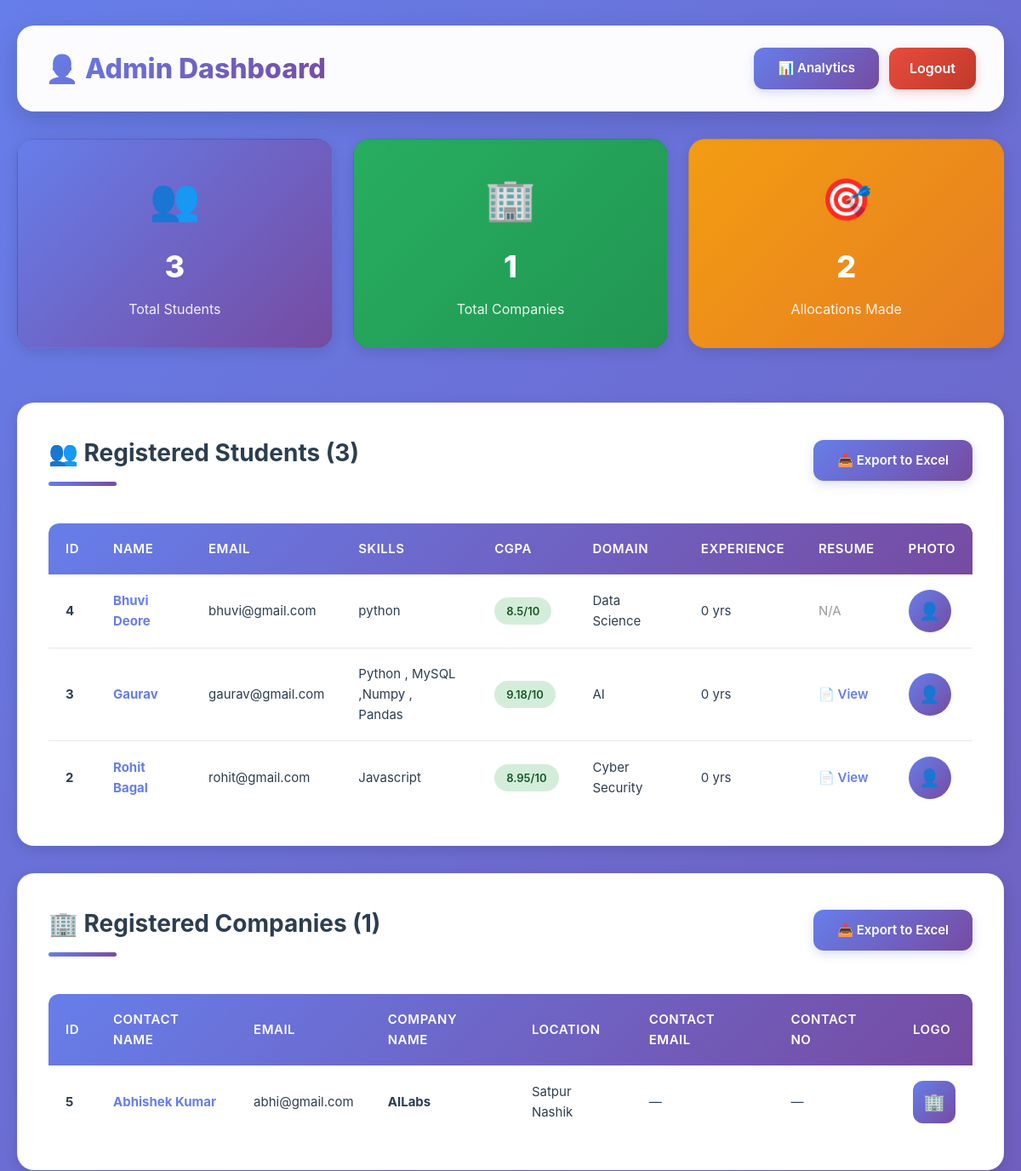
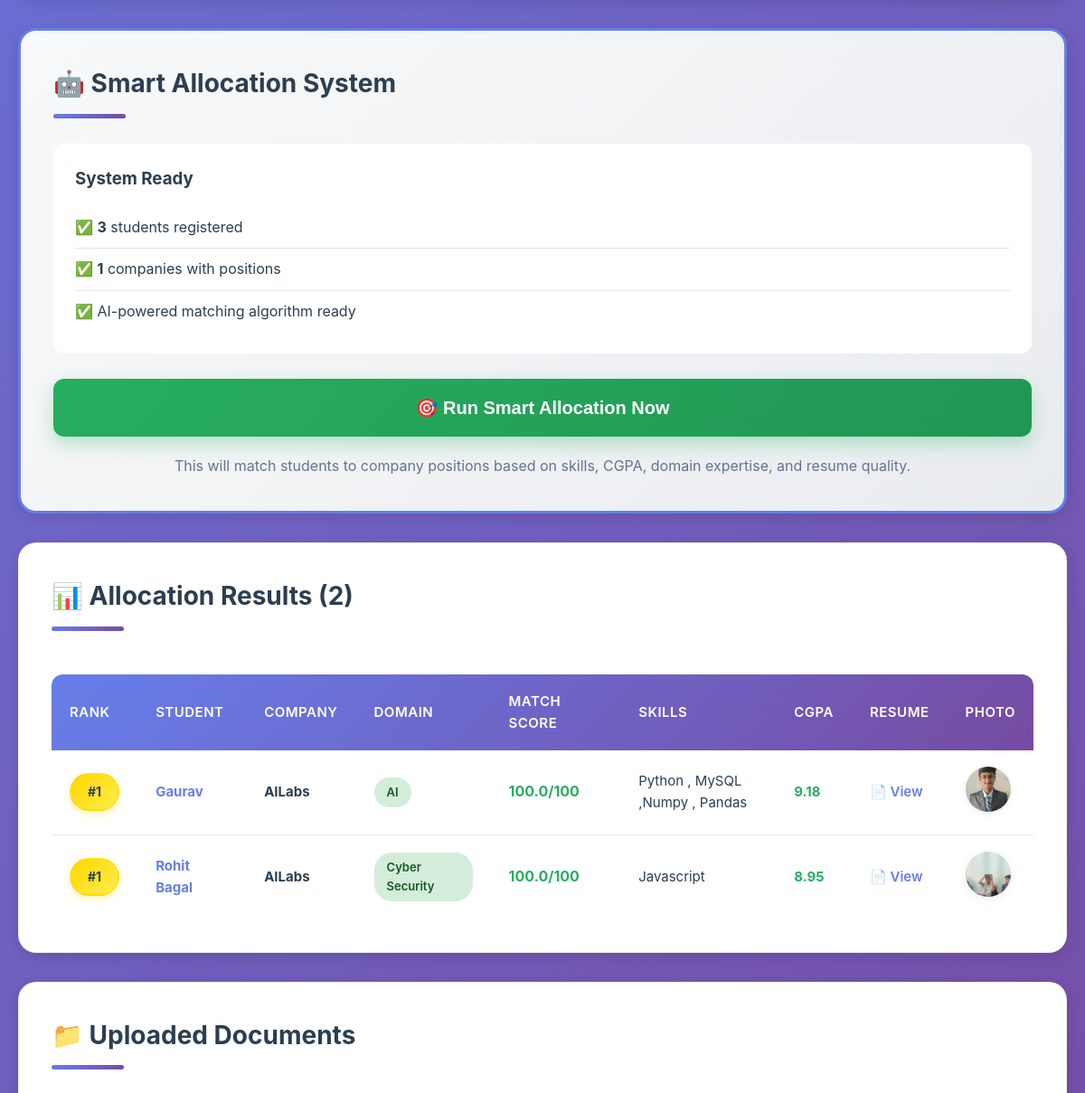
The app's page /admin/dashboard (signed in, upper part), older data (2 pictures, top to bottom).
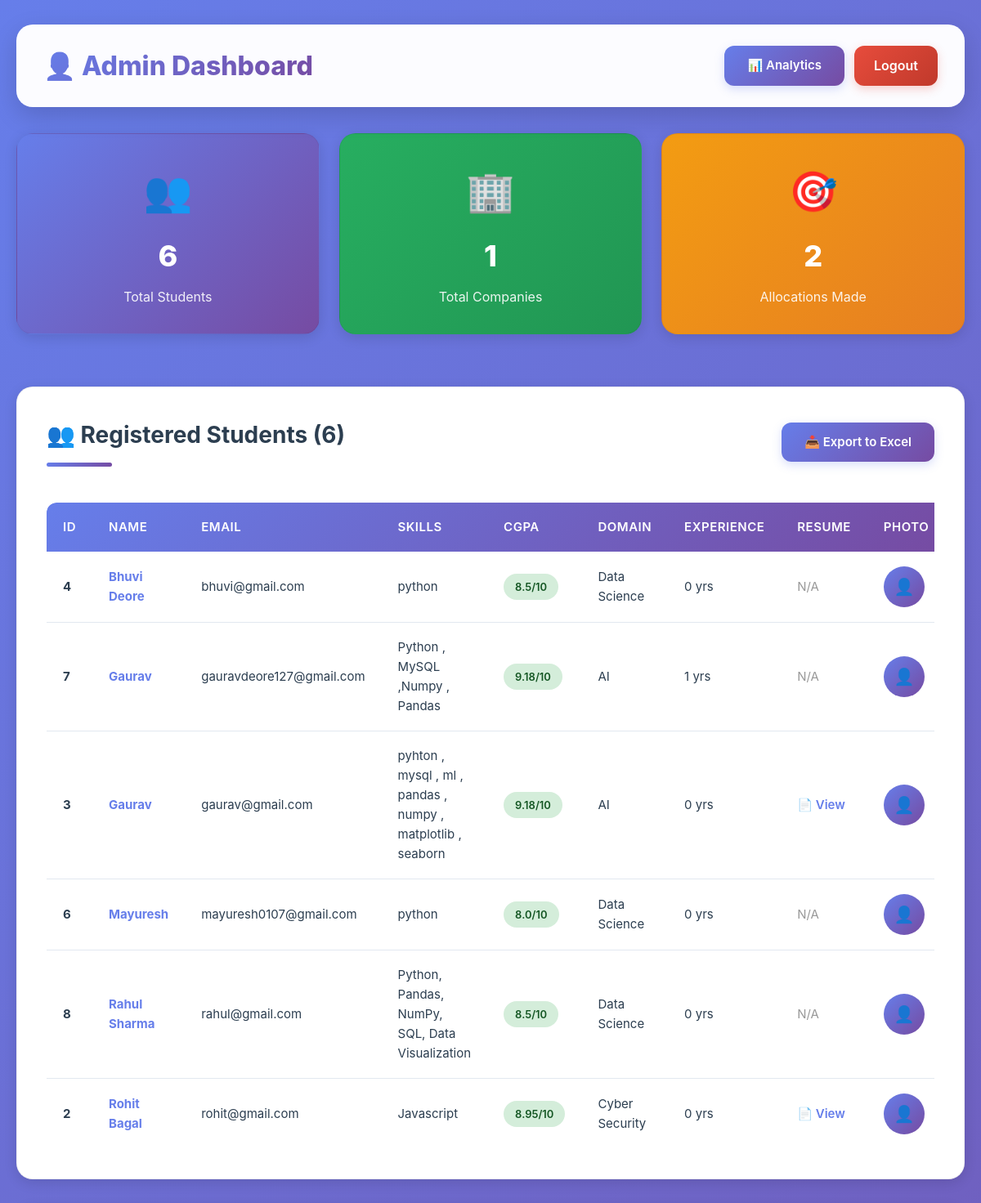
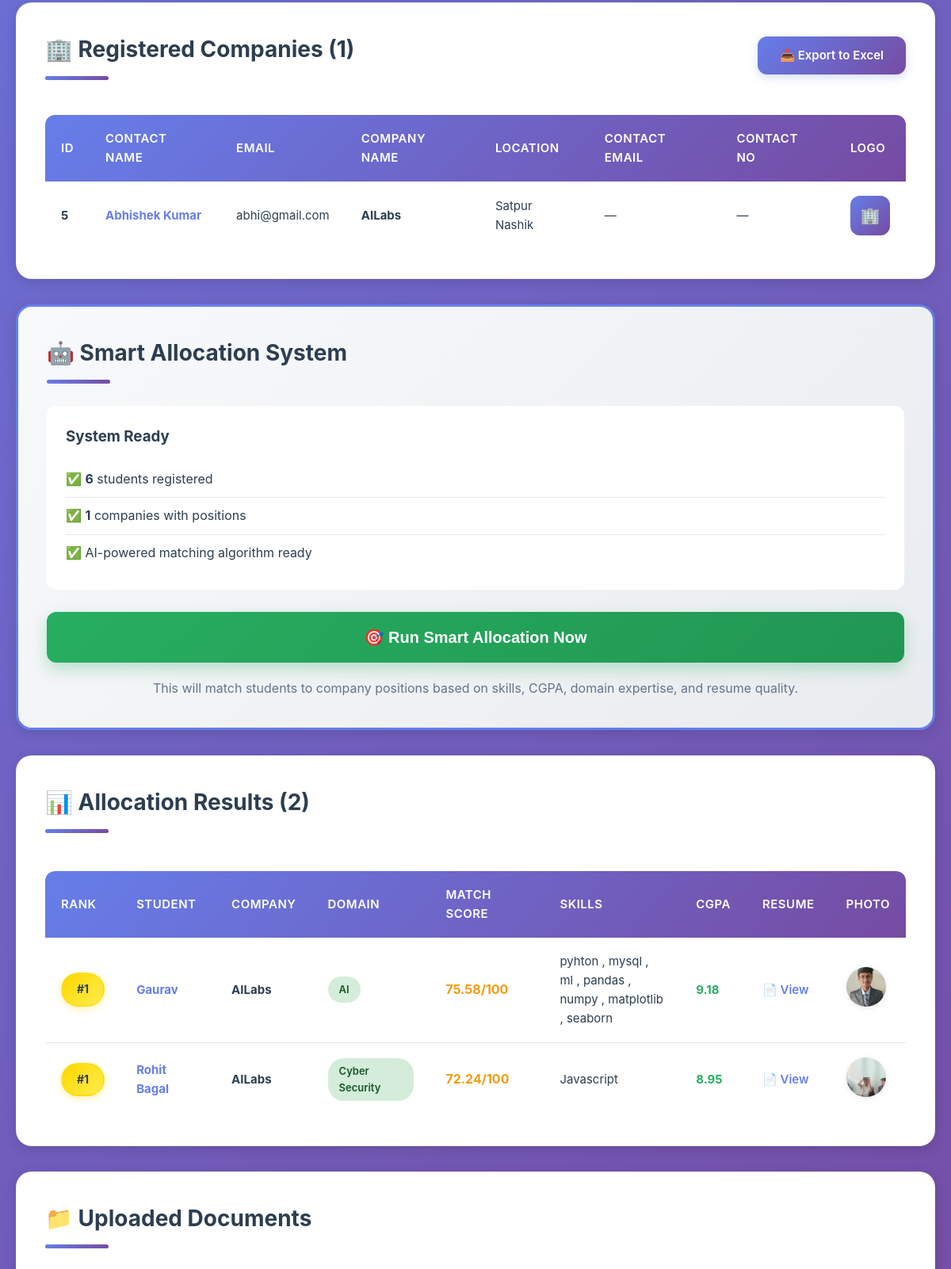
The same page, newer data (2 pictures, top to bottom).
### tables this page shows
CREATE TABLE student_profile (
            user_id INTEGER PRIMARY KEY,
            skills TEXT,
            cgpa REAL DEFAULT 0,
            interest_domain TEXT,
            experience_years INTEGER DEFAULT 0,
            resume_path TEXT,
            past_education TEXT,
            profile_photo TEXT,
            extracted_skills TEXT,
            FOREIGN KEY(user_id) REFERENCES users(user_id) ON DELETE CASCADE
        );

CREATE TABLE users (
            user_id INTEGER PRIMARY KEY AUTOINCREMENT,
            name TEXT NOT NULL,
            email TEXT NOT NULL UNIQUE,
            password TEXT NOT NULL,
            role TEXT NOT NULL CHECK(role IN ('student','company','admin'))
        );

CREATE TABLE company_profile (
            user_id INTEGER PRIMARY KEY,
            company_name TEXT,
            location TEXT,
            contact_email TEXT,
            contact_no TEXT,
            profile_logo TEXT,
            FOREIGN KEY(user_id) REFERENCES users(user_id) ON DELETE CASCADE
        );

CREATE TABLE allocations (
            allocation_id INTEGER PRIMARY KEY AUTOINCREMENT,
            student_id INTEGER NOT NULL,
            company_id INTEGER NOT NULL,
            position_id INTEGER NOT NULL,
            score REAL,
            rank INTEGER,
            UNIQUE(student_id),
            FOREIGN KEY(student_id) REFERENCES users(user_id),
            FOREIGN KEY(company_id) REFERENCES users(user_id),
            FOREIGN KEY(position_id) REFERENCES company_positions(position_id)
        );

CREATE TABLE company_positions (
            position_id INTEGER PRIMARY KEY AUTOINCREMENT,
            company_id INTEGER,
            domain TEXT,
            required_skills TEXT,
            min_cgpa REAL DEFAULT 0,
            positions INTEGER DEFAULT 0,
            stipend INTEGER DEFAULT 0,
            FOREIGN KEY(company_id) REFERENCES users(user_id) ON DELETE CASCADE
        );

### app.py (the view)
@app.route('/admin/dashboard')
@role_required('admin')
def admin_dashboard():
    with get_connection() as conn:
        students = conn.execute("""
            SELECT u.user_id, u.name, u.email, sp.skills, sp.cgpa,
                   sp.interest_domain, sp.experience_years, sp.resume_path, sp.profile_photo
            FROM users u
            LEFT JOIN student_profile sp ON u.user_id = sp.user_id
            WHERE u.role = 'student'
            ORDER BY u.name
        """).fetchall()
        companies = conn.execute("""
            SELECT u.user_id, u.name, u.email, cp.company_name, cp.location
            FROM users u
            LEFT JOIN company_profile cp ON u.user_id = cp.user_id
            WHERE u.role = 'company'
            ORDER BY u.name
        """).fetchall()
        allocations = conn.execute("""
            SELECT u.name, cp.company_name, pos.domain, a.score, a.rank,
                   sp.resume_path, u.email, sp.profile_photo, sp.skills, sp.cgpa
            FROM allocations a
            JOIN users u ON a.student_id = u.user_id
            JOIN company_profile cp ON a.company_id = cp.user_id
            JOIN company_positions pos ON a.position_id = pos.position_id
            JOIN student_profile sp ON a.student_id = sp.user_id
            ORDER BY a.rank
        """).fetchall()
    return render_template('admin_dashboard.html',
                          students=students,
                          companies=companies,
                          allocations=allocations)

### app.py (called while the page is built)
def role_required(required_role):
    def decorator(f):
        @wraps(f)
        def decorated_function(*args, **kwargs):
            if 'user_id' not in session:
                flash("Please log in to access this page.", "error")
                return redirect(url_for('login'))
            if session.get('role') != required_role:
                flash(f"Access denied. This page is for {required_role}s only.", "error")
                return render_template('403.html'), 403
            return f(*args, **kwargs)
        return decorated_function
    return decorator

def get_connection():
    return sqlite3.connect("platform.db")

### templates/admin_dashboard.html (shortened to what the changed rows need)
<!DOCTYPE html>
<html lang="en">
<head>
    <link rel="stylesheet" href="{{ url_for('static', filename='css/style.css') }}">
</head>
<body>
    <div class="container">
        <div class="header">
            <h1>👨‍💼 Admin Dashboard</h1>
        </div>
        <div style="display: grid; grid-template-columns: repeat(auto-fit, minmax(250px, 1fr)); gap: 24px; margin-bottom: 32px;">
            <div class="card" style="text-align: center; padding: 32px; background: linear-gradient(135deg, #667eea 0%, #764ba2 100%); color: white;">
                <div style="font-size: 48px; margin-bottom: 12px;">👥</div>
                <h3 style="font-size: 36px; font-weight: 800; margin-bottom: 8px;">{{ students|length }}</h3>
                <p style="font-size: 16px; opacity: 0.9;">Total Students</p>
            </div>
        </div>
        <div class="card">
            <div style="display: flex; justify-content: space-between; align-items: center; margin-bottom: 24px;">
                <h2 style="margin: 0;">👥 Registered Students ({{ students|length }})</h2>
                <a href="/admin/export_students" class="btn">📥 Export to Excel</a>
            </div>
            {% if students %}
            <div style="overflow-x: auto;">
                <table>
                    <thead>
                        <tr>
                            <th>ID</th>
                            <th>Name</th>
                            <th>Email</th>
                            <th>Skills</th>
                            <th>CGPA</th>
                            <th>Domain</th>
                            <th>Experience</th>
                            <th>Resume</th>
                            <th>Photo</th>
                        </tr>
                    </thead>
                    <tbody>
                        {% for s in students %}
                        <tr>
                            <td><strong>{{ s[0] }}</strong></td>
                            <td><strong style="color: #667eea;">{{ s[1] }}</strong></td>
                            <td>{{ s[2] }}</td>
                            <td style="max-width: 200px; overflow: hidden; text-overflow: ellipsis;">{{ s[3] if s[3] else '—' }}</td>
                            <td>
                                {% if s[4] %}
                                <span class="status-badge {% if s[4] >= 8 %}status-success{% elif s[4] >= 6 %}status-warning{% else %}status-danger{% endif %}">
                                    {{ s[4] }}/10
                                </span>
                                {% else %}
                                —
                                {% endif %}
                            </td>
                            <td>{{ s[5] if s[5] else '—' }}</td>
                            <td>{{ s[6] if s[6] else 0 }} yrs</td>
                            <td>
                                {% if s[7] %}
                                <a href="/uploads/{{ s[7] }}" target="_blank" style="color: #667eea; text-decoration: none; font-weight: 600;">📄 View</a>
                                {% else %}
                                <span style="color: #999;">N/A</span>
                                {% endif %}
                            </td>
                            <td>
                                {% if s[9] %}
                                <img src="/uploads/{{ s[9] }}" alt="Photo" style="width: 50px; height: 50px; border-radius: 50%; object-fit: cover; box-shadow: var(--shadow-sm);">
                                {% else %}
                                <div style="width: 50px; height: 50px; border-radius: 50%; background: var(--primary-gradient); display: flex; align-items: center; justify-content: center; color: white; font-size: 20px;">👤</div>
                                {% endif %}
                            </td>
                        </tr>
                        {% endfor %}
                    </tbody>
                </table>
            </div>
            {% else %}
            <div class="empty-state">
                <p>👥</p>
                <p>No students registered yet.</p>
            </div>
            {% endif %}
        </div>
        <div class="card">
            <div style="display: flex; justify-content: space-between; align-items: center; margin-bottom: 24px;">
                <h2 style="margin: 0;">🏢 Registered Companies ({{ companies|length }})</h2>
            </div>
            {% if companies %}
            <div style="overflow-x: auto;">
                <table>
                    <thead>
                        <tr>
                            <th>ID</th>
                            <th>Contact Name</th>
                            <th>Email</th>
                            <th>Company Name</th>
                            <th>Location</th>
                            <th>Contact Email</th>
                            <th>Contact No</th>
                            <th>Logo</th>
                        </tr>
                    </thead>
                    <tbody>
                        {% for c in companies %}
                        <tr>
                            <td><strong>{{ c[0] }}</strong></td>
                            <td><strong style="color: #667eea;">{{ c[1] }}</strong></td>
                            <td>{{ c[2] }}</td>
                            <td><strong>{{ c[3] if c[3] else '—' }}</strong></td>
                            <td>{{ c[4] if c[4] else '—' }}</td>
                            <td>{{ c[5] if c[5] else '—' }}</td>
                            <td>{{ c[6] if c[6] else '—' }}</td>
                            <td>
                                {% if c[7] %}
                                <img src="/uploads/{{ c[7] }}" alt="Logo" style="width: 50px; height: 50px; border-radius: 12px; object-fit: contain; box-shadow: var(--shadow-sm);">
                                {% else %}
                                <div style="width: 50px; height: 50px; border-radius: 12px; background: var(--primary-gradient); display: flex; align-items: center; justify-content: center; color: white; font-size: 20px;">🏢</div>
                                {% endif %}
                            </td>
                        </tr>
                        {% endfor %}
                    </tbody>
                </table>
            </div>
            {% else %}
            <div class="empty-state">
                <p>🏢</p>
                <p>No companies registered yet.</p>
            </div>
            {% endif %}
        </div>
        <div class="card" style="background: linear-gradient(135deg, #f8f9fa 0%, #e9ecef 100%); border: 3px solid #667eea;">
            <h2>🤖 Smart Allocation System</h2>
            {% if students and companies %}
                <div style="background: white; padding: 24px; border-radius: 12px; margin-bottom: 20px;">
                    <h3 style="margin-bottom: 16px; color: var(--dark-text);">System Ready</h3>
                    <ul style="list-style: none; padding: 0; margin: 0;">
                        <li style="padding: 10px 0; border-bottom: 1px solid var(--border-color);">
                            ✅ <strong>{{ students|length }}</strong> students registered
                        </li>
                        <li style="padding: 10px 0; border-bottom: 1px solid var(--border-color);">
                            ✅ <strong>{{ companies|length }}</strong> companies with positions
                        </li>
                        <li style="padding: 10px 0;">
                            ✅ AI-powered matching algorithm ready
                        </li>
                    </ul>
                </div>
                <form method="POST" action="/admin/run_allocation">
                    <button type="submit" class="btn" style="width: 100%; font-size: 20px; padding: 20px 40px; background: linear-gradient(135deg, #27ae60 0%, #219653 100%); box-shadow: 0 8px 20px rgba(39, 174, 96, 0.3);">
                        🎯 Run Smart Allocation Now
                    </button>
                </form>
                <p style="margin-top: 20px; color: #64748b; text-align: center; line-height: 1.6;">
                    This will match students to company positions based on skills, CGPA, domain expertise, and resume quality.
                </p>
            {% else %}
                <div class="empty-state" style="background: white;">
                    <p>⚠️</p>
                    <p>Need at least 1 student and 1 company with complete profiles to run allocation.</p>
                </div>
            {% endif %}
        </div>
        {% if allocations %}
        <div class="card">
            <h2>📊 Allocation Results ({{ allocations|length }})</h2>
            <div style="overflow-x: auto;">
                <table>
                    <thead>
                        <tr>
                            <th>Rank</th>
                            <th>Student</th>
                            <th>Company</th>
                            <th>Domain</th>
                            <th>Match Score</th>
                            <th>Skills</th>
                            <th>CGPA</th>
                            <th>Resume</th>
                            <th>Photo</th>
                        </tr>
                    </thead>
                    <tbody>
                        {% for a in allocations %}
                        <tr>
                            <td><span class="rank-badge">#{{ a[4] }}</span></td>
                            <td><strong style="color: #667eea;">{{ a[0] }}</strong></td>
                            <td><strong>{{ a[1] }}</strong></td>
                            <td><span class="status-badge status-success">{{ a[2] }}</span></td>
                            <td>
                                <strong style="font-size: 16px; color: {% if a[3] >= 80 %}var(--success-color){% elif a[3] >= 60 %}var(--warning-color){% else %}var(--danger-color){% endif %};">
                                    {{ a[3] }}/100
                                </strong>
                            </td>
                            <td style="max-width: 200px; overflow: hidden; text-overflow: ellipsis;">{{ a[8] }}</td>
                            <td><strong style="color: var(--success-color);">{{ a[9] }}</strong></td>
                            <td>
                                {% if a[5] %}
                                <a href="/uploads/{{ a[5] }}" target="_blank" style="color: #667eea; text-decoration: none; font-weight: 600;">📄 View</a>
                                {% else %}
                                <span style="color: #999;">N/A</span>
                                {% endif %}
                            </td>
                            <td>
                                {% if a[7] %}
                                <img src="/uploads/{{ a[7] }}" style="width: 50px; height: 50px; border-radius: 50%; object-fit: cover; box-shadow: var(--shadow-sm);">
                                {% else %}
                                <div style="width: 50px; height: 50px; border-radius: 50%; background: var(--primary-gradient); display: flex; align-items: center; justify-content: center; color: white; font-size: 20px;">👤</div>
                                {% endif %}
                            </td>
                        </tr>
                        {% endfor %}
                    </tbody>
                </table>
            </div>
        </div>
        {% endif %}
        <div class="card">
            <h2>📁 Uploaded Documents</h2>
        </div>
    </div>
</body>
</html>

Row changes from the older to the newer data that the page shows:
added student_profile: user_id "7", name "Gaurav", email "gauravdeore127@gmail.com", skills "Python , MySQL ,Numpy , Pandas", cgpa "9.18", interest_domain "AI", experience_years "1", shows "N/A", shown under "👥 Registered Students (6)"
changed student_profile "gaurav@gmail.com": skills "Python , MySQL ,Numpy , Pandas" → "pyhton , mysql , ml , pandas , numpy , matplotlib , seaborn"; score "100.0" → "75.58"
added student_profile: user_id "6", name "Mayuresh", email "mayuresh0107@gmail.com", skills "python", cgpa "8.0", interest_domain "Data Science", experience_years "0", shows "N/A", shown under "👥 Registered Students (6)"
added student_profile: user_id "8", name "Rahul Sharma", email "rahul@gmail.com", skills "Python, Pandas, NumPy, SQL, Data Visualization", cgpa "8.5", interest_domain "Data Science", experience_years "0", shows "N/A", shown under "👥 Registered Students (6)"
computed for student_profile "Javascript": score "100.0" → "72.24"
Text that changed along with them:
{{ students|length }}: "3" → "6"
